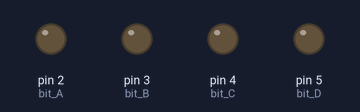
This sketch was run on a simulated Arduino Uno, built with avr-gcc and run on an emulated ATmega328P. On the bench: output pins drawn as LEDs (lit = HIGH).

Above: at 0.5 s.
At 2.5 s:
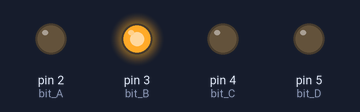
At 3.5 s:
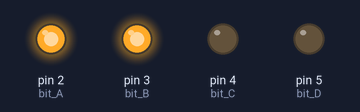
At 5.5 s:
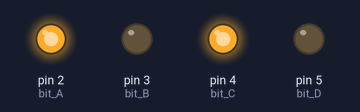
At 8.5 s:
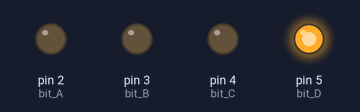
At 11.5 s:
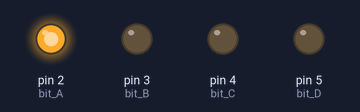
Timing chart, 0 to 13.0 s (numbered marks = the images above):
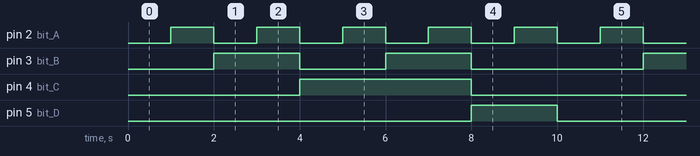

The sketch:

dec_case.ino
```cpp
const int bit_A = 2;
const int bit_B = 3;
const int bit_C = 4;
const int bit_D = 5;
void setup()
{
//on met les broches en sorties
  pinMode(bit_A, OUTPUT);
  pinMode(bit_B, OUTPUT);
  pinMode(bit_C, OUTPUT);
  pinMode(bit_D, OUTPUT);
//on commence par écrire le chiffre 0, donc toutes les sorites à l'état bas
  digitalWrite(bit_A, LOW);
  digitalWrite(bit_B, LOW);
  digitalWrite(bit_C, LOW);
  digitalWrite(bit_D, LOW);
}
void loop()
{
  char i=0; //variable "compteur"
    for(i=0; i<10; i++)
    {
      affichage(i); //on appel la fonction d'affichage
      delay(1000); //on attend 1 seconde
    }
}
//fonction écrivant sur un seul afficheur
void affichage(char chiffre)
{
  switch(chiffre)
    {
      case 0 :
        digitalWrite(bit_A, LOW);
        digitalWrite(bit_B, LOW);
        digitalWrite(bit_C, LOW);
        digitalWrite(bit_D, LOW);
      break;
      case 1 :
        digitalWrite(bit_A, HIGH);
        digitalWrite(bit_B, LOW);
        digitalWrite(bit_C, LOW);
        digitalWrite(bit_D, LOW);
      break;
      case 2 :
        digitalWrite(bit_A, LOW);
        digitalWrite(bit_B, HIGH);
        digitalWrite(bit_C, LOW);
        digitalWrite(bit_D, LOW);
      break;
      case 3 :
        digitalWrite(bit_A, HIGH);
        digitalWrite(bit_B, HIGH);
        digitalWrite(bit_C, LOW);
        digitalWrite(bit_D, LOW);
      break;
      case 4 :
        digitalWrite(bit_A, LOW);
        digitalWrite(bit_B, LOW);
        digitalWrite(bit_C, HIGH);
        digitalWrite(bit_D, LOW);
      break;
      case 5 :
        digitalWrite(bit_A, HIGH);
        digitalWrite(bit_B, LOW);
        digitalWrite(bit_C, HIGH);
        digitalWrite(bit_D, LOW);
      break;
      case 6 :
        digitalWrite(bit_A, LOW);
        digitalWrite(bit_B, HIGH);
        digitalWrite(bit_C, HIGH);
        digitalWrite(bit_D, LOW);
        break;
      case 7 :
        digitalWrite(bit_A, HIGH);
        digitalWrite(bit_B, HIGH);
        digitalWrite(bit_C, HIGH);
        digitalWrite(bit_D, LOW);
      break;
      case 8 :
        digitalWrite(bit_A, LOW);
        digitalWrite(bit_B, LOW);
        digitalWrite(bit_C, LOW);
        digitalWrite(bit_D, HIGH);
      break;
      case 9 :
        digitalWrite(bit_A, HIGH);
        digitalWrite(bit_B, LOW);
        digitalWrite(bit_C, LOW);
        digitalWrite(bit_D, HIGH);
      break;
    }
}
```

Measured:
- by itself, pin 2 (bit_A): alternates HIGH for 1.0 s and LOW for 1.0 s
- by itself, pin 3 (bit_B): repeats every 10.0 s: LOW 2.0 s, HIGH 2.0 s, LOW 4.0 s, HIGH 2.0 s
- by itself, pin 4 (bit_C): alternates HIGH for 4.0 s and LOW for 6.0 s
- by itself, pin 5 (bit_D): alternates HIGH for 2.0 s and LOW for 8.0 s
